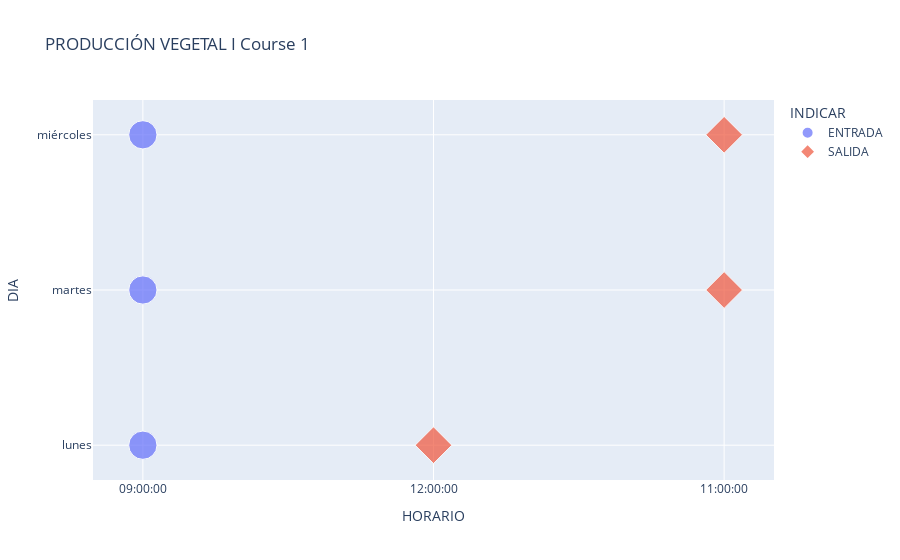
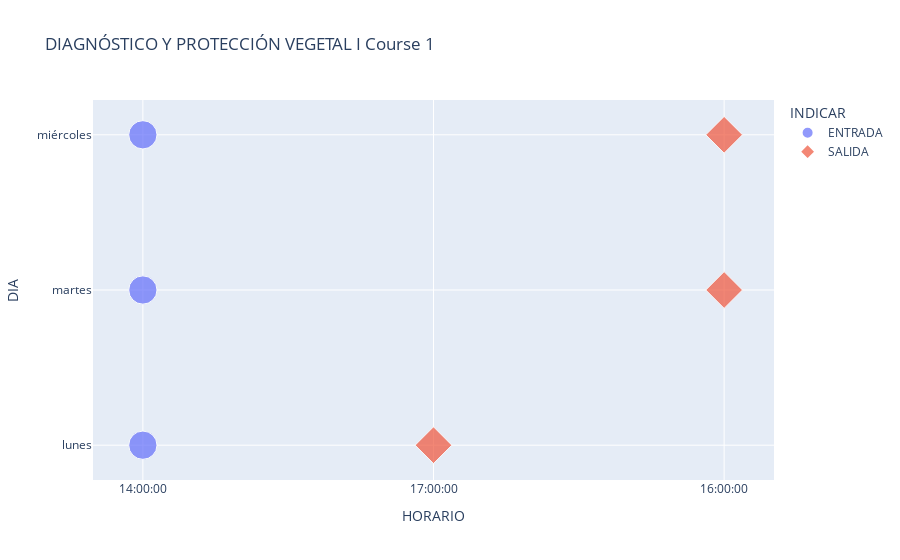
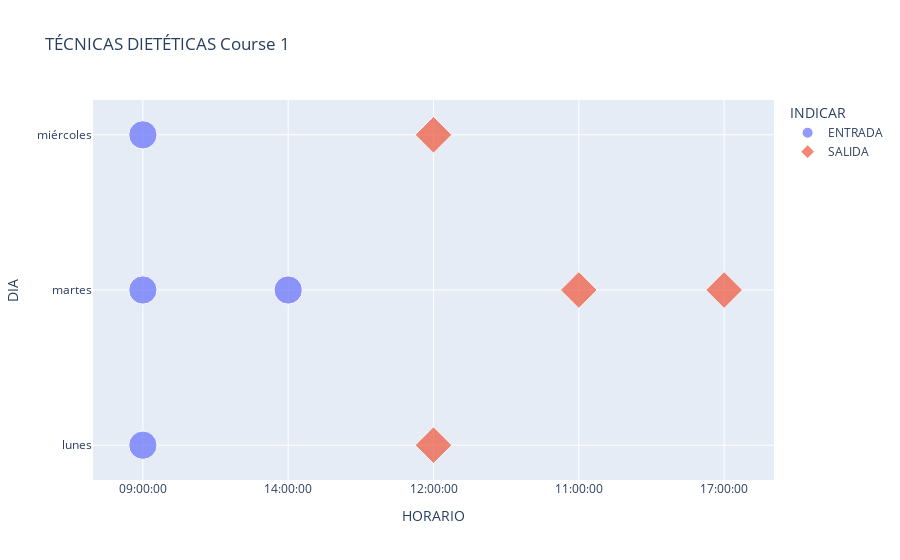

Notebook code for these charts, in order:
### Code cell
import plotly.express as px
materias = list(df_H_p.NOMBRE.unique())
for mate in materias:
    df = df_Horario[df_Horario.NOMBRE == mate]
    l_course = df.COURSE.unique()
    for n_course in l_course:
        df_course = df[df.COURSE == n_course]
        fig = px.scatter(df_course, y="DIA", x="HORARIO",color='INDICAR',symbol='INDICAR',size='size',hover_data=['PARALELO','CLASE'],title=f'{mate} Course {n_course}')
        fig.show()

### Figure 1 — Plotly figure (JSON) as saved in the notebook; plotly's stock layout.template omitted (floating-point values rounded to 4 significant figures)
{"data": [{"customdata": [[1, "Teórico"], [100, "Práctico"], [1, "Teórico"]], "hovertemplate": "INDICAR=ENTRADA<br>HORARIO=%{x}<br>DIA=%{y}<br>size=%{marker.size}<br>PARALELO=%{customdata[0]}<br>CLASE=%{customdata[1]}<extra></extra>", "legendgroup": "ENTRADA", "marker": {"color": "#636efa", "size": [10, 10, 10], "sizemode": "area", "sizeref": 0.025, "symbol": "circle"}, "mode": "markers", "name": "ENTRADA", "orientation": "v", "showlegend": true, "type": "scatter", "x": ["09:00:00", "09:00:00", "09:00:00"], "xaxis": "x", "y": ["lunes", "martes", "miércoles"], "yaxis": "y"}, {"customdata": [[1, "Teórico"], [100, "Práctico"], [1, "Teórico"]], "hovertemplate": "INDICAR=SALIDA<br>HORARIO=%{x}<br>DIA=%{y}<br>size=%{marker.size}<br>PARALELO=%{customdata[0]}<br>CLASE=%{customdata[1]}<extra></extra>", "legendgroup": "SALIDA", "marker": {"color": "#EF553B", "size": [10, 10, 10], "sizemode": "area", "sizeref": 0.025, "symbol": "diamond"}, "mode": "markers", "name": "SALIDA", "orientation": "v", "showlegend": true, "type": "scatter", "x": ["12:00:00", "11:00:00", "11:00:00"], "xaxis": "x", "y": ["lunes", "martes", "miércoles"], "yaxis": "y"}], "layout": {"legend": {"itemsizing": "constant", "title": {"text": "INDICAR"}, "tracegroupgap": 0}, "title": {"text": "PRODUCCIÓN VEGETAL I Course 1"}, "xaxis": {"anchor": "y", "domain": [0, 1], "title": {"text": "HORARIO"}}, "yaxis": {"anchor": "x", "domain": [0, 1], "title": {"text": "DIA"}}}}

### Figure 2 — Plotly figure (JSON) as saved in the notebook; plotly's stock layout.template omitted (floating-point values rounded to 4 significant figures)
{"data": [{"customdata": [[1, "Teórico"], [100, "Práctico"], [1, "Teórico"]], "hovertemplate": "INDICAR=ENTRADA<br>HORARIO=%{x}<br>DIA=%{y}<br>size=%{marker.size}<br>PARALELO=%{customdata[0]}<br>CLASE=%{customdata[1]}<extra></extra>", "legendgroup": "ENTRADA", "marker": {"color": "#636efa", "size": [10, 10, 10], "sizemode": "area", "sizeref": 0.025, "symbol": "circle"}, "mode": "markers", "name": "ENTRADA", "orientation": "v", "showlegend": true, "type": "scatter", "x": ["14:00:00", "14:00:00", "14:00:00"], "xaxis": "x", "y": ["lunes", "martes", "miércoles"], "yaxis": "y"}, {"customdata": [[1, "Teórico"], [100, "Práctico"], [1, "Teórico"]], "hovertemplate": "INDICAR=SALIDA<br>HORARIO=%{x}<br>DIA=%{y}<br>size=%{marker.size}<br>PARALELO=%{customdata[0]}<br>CLASE=%{customdata[1]}<extra></extra>", "legendgroup": "SALIDA", "marker": {"color": "#EF553B", "size": [10, 10, 10], "sizemode": "area", "sizeref": 0.025, "symbol": "diamond"}, "mode": "markers", "name": "SALIDA", "orientation": "v", "showlegend": true, "type": "scatter", "x": ["17:00:00", "16:00:00", "16:00:00"], "xaxis": "x", "y": ["lunes", "martes", "miércoles"], "yaxis": "y"}], "layout": {"legend": {"itemsizing": "constant", "title": {"text": "INDICAR"}, "tracegroupgap": 0}, "title": {"text": "DIAGNÓSTICO Y PROTECCIÓN VEGETAL I Course 1"}, "xaxis": {"anchor": "y", "domain": [0, 1], "title": {"text": "HORARIO"}}, "yaxis": {"anchor": "x", "domain": [0, 1], "title": {"text": "DIA"}}}}

### Figure 3 — Plotly figure (JSON) as saved in the notebook; plotly's stock layout.template omitted (floating-point values rounded to 4 significant figures)
{"data": [{"customdata": [[1, "Teórico"], [100, "Práctico"], [101, "Práctico"], [1, "Teórico"]], "hovertemplate": "INDICAR=ENTRADA<br>HORARIO=%{x}<br>DIA=%{y}<br>size=%{marker.size}<br>PARALELO=%{customdata[0]}<br>CLASE=%{customdata[1]}<extra></extra>", "legendgroup": "ENTRADA", "marker": {"color": "#636efa", "size": [10, 10, 10, 10], "sizemode": "area", "sizeref": 0.025, "symbol": "circle"}, "mode": "markers", "name": "ENTRADA", "orientation": "v", "showlegend": true, "type": "scatter", "x": ["09:00:00", "09:00:00", "14:00:00", "09:00:00"], "xaxis": "x", "y": ["lunes", "martes", "martes", "miércoles"], "yaxis": "y"}, {"customdata": [[1, "Teórico"], [100, "Práctico"], [101, "Práctico"], [1, "Teórico"]], "hovertemplate": "INDICAR=SALIDA<br>HORARIO=%{x}<br>DIA=%{y}<br>size=%{marker.size}<br>PARALELO=%{customdata[0]}<br>CLASE=%{customdata[1]}<extra></extra>", "legendgroup": "SALIDA", "marker": {"color": "#EF553B", "size": [10, 10, 10, 10], "sizemode": "area", "sizeref": 0.025, "symbol": "diamond"}, "mode": "markers", "name": "SALIDA", "orientation": "v", "showlegend": true, "type": "scatter", "x": ["12:00:00", "11:00:00", "17:00:00", "12:00:00"], "xaxis": "x", "y": ["lunes", "martes", "martes", "miércoles"], "yaxis": "y"}], "layout": {"legend": {"itemsizing": "constant", "title": {"text": "INDICAR"}, "tracegroupgap": 0}, "title": {"text": "TÉCNICAS DIETÉTICAS Course 1"}, "xaxis": {"anchor": "y", "domain": [0, 1], "title": {"text": "HORARIO"}}, "yaxis": {"anchor": "x", "domain": [0, 1], "title": {"text": "DIA"}}}}
